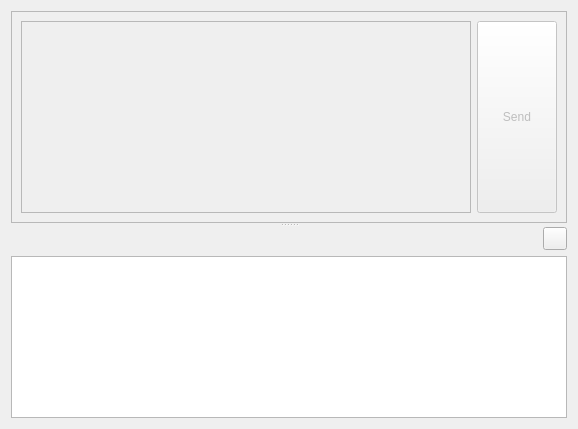
<?xml version="1.0" encoding="UTF-8"?>
<ui version="4.0">
  <class>ContactThread</class>
 <widget class="QWidget" name="ContactThread">
  <property name="geometry">
   <rect>
    <x>0</x>
    <y>0</y>
    <width>578</width>
    <height>429</height>
   </rect>
  </property>
  <property name="windowTitle">
   <string>Form</string>
  </property>
  <layout class="QVBoxLayout" name="verticalLayout_3">
   <item>
    <widget class="QSplitter" name="splitter">
     <property name="orientation">
      <enum>Qt::Vertical</enum>
     </property>
     <widget class="QFrame" name="frame">
      <property name="sizePolicy">
       <sizepolicy hsizetype="Preferred" vsizetype="Ignored">
        <horstretch>0</horstretch>
        <verstretch>0</verstretch>
       </sizepolicy>
      </property>
      <property name="frameShape">
       <enum>QFrame::StyledPanel</enum>
      </property>
      <property name="frameShadow">
       <enum>QFrame::Raised</enum>
      </property>
      <layout class="QHBoxLayout" name="horizontalLayout_2">
       <item>
        <widget class="QTextEdit" name="textEdit">
         <property name="enabled">
          <bool>false</bool>
         </property>
        </widget>
       </item>
       <item>
        <widget class="QPushButton" name="sendButton">
         <property name="enabled">
          <bool>false</bool>
         </property>
         <property name="sizePolicy">
          <sizepolicy hsizetype="Minimum" vsizetype="Minimum">
           <horstretch>0</horstretch>
           <verstretch>0</verstretch>
          </sizepolicy>
         </property>
         <property name="text">
          <string>Send</string>
         </property>
        </widget>
       </item>
      </layout>
     </widget>
     <widget class="QWidget" name="widget" native="true">
      <property name="sizePolicy">
       <sizepolicy hsizetype="Preferred" vsizetype="Preferred">
        <horstretch>0</horstretch>
        <verstretch>5</verstretch>
       </sizepolicy>
      </property>
      <layout class="QVBoxLayout" name="verticalLayout">
       <property name="margin">
        <number>0</number>
       </property>
       <item>
        <layout class="QHBoxLayout" name="horizontalLayout">
         <item>
          <spacer name="horizontalSpacer">
           <property name="orientation">
            <enum>Qt::Horizontal</enum>
           </property>
           <property name="sizeHint" stdset="0">
            <size>
             <width>40</width>
             <height>20</height>
            </size>
           </property>
          </spacer>
         </item>
         <item>
          <widget class="QToolButton" name="refreshButton">
           <property name="icon">
            <iconset>
             <normaloff>../../../../../../../../../../../../../../../../../../../../../../../../../../../../../../../../../../../../../../../../../../../../../../../../../../../../../../../../usr/share/icons/oxygen/16x16/actions/view-refresh.png</normaloff>../../../../../../../../../../../../../../../../../../../../../../../../../../../../../../../../../../../../../../../../../../../../../../../../../../../../../../../../usr/share/icons/oxygen/16x16/actions/view-refresh.png</iconset>
           </property>
          </widget>
         </item>
        </layout>
       </item>
       <item>
        <widget class="QScrollArea" name="scrollArea">
         <property name="sizePolicy">
          <sizepolicy hsizetype="Expanding" vsizetype="Expanding">
           <horstretch>0</horstretch>
           <verstretch>1</verstretch>
          </sizepolicy>
         </property>
         <property name="styleSheet">
          <string notr="true"/>
         </property>
         <property name="horizontalScrollBarPolicy">
          <enum>Qt::ScrollBarAsNeeded</enum>
         </property>
         <property name="widgetResizable">
          <bool>true</bool>
         </property>
         <property name="alignment">
          <set>Qt::AlignBottom|Qt::AlignLeading|Qt::AlignLeft</set>
         </property>
         <widget class="QWidget" name="scrollAreaContent">
          <property name="geometry">
           <rect>
            <x>0</x>
            <y>0</y>
            <width>556</width>
            <height>154</height>
           </rect>
          </property>
          <property name="styleSheet">
           <string notr="true">QWidget#scrollAreaContent {
	background-color: rgb(255, 255, 255);
}</string>
          </property>
          <layout class="QVBoxLayout" name="verticalLayout_2"/>
         </widget>
        </widget>
       </item>
      </layout>
     </widget>
    </widget>
   </item>
  </layout>
 </widget>
 <resources/>
 <connections/>
</ui>
